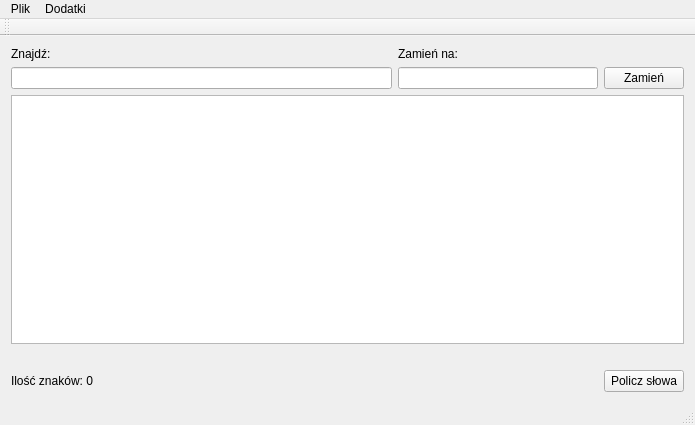
<?xml version="1.0" encoding="UTF-8"?>
<ui version="4.0">
 <class>MainWindow</class>
 <widget class="QMainWindow" name="MainWindow">
  <property name="geometry">
   <rect>
    <x>0</x>
    <y>0</y>
    <width>695</width>
    <height>425</height>
   </rect>
  </property>
  <property name="windowTitle">
   <string>Notatnik</string>
  </property>
  <property name="windowIcon">
   <iconset>
    <normaloff>../../feather.png</normaloff>../../feather.png</iconset>
  </property>
  <widget class="QWidget" name="centralWidget">
   <layout class="QGridLayout" name="gridLayout">
    <item row="1" column="2">
     <widget class="QPushButton" name="pb_changeTo">
      <property name="maximumSize">
       <size>
        <width>100</width>
        <height>16777215</height>
       </size>
      </property>
      <property name="text">
       <string>Zamień</string>
      </property>
     </widget>
    </item>
    <item row="1" column="0">
     <widget class="QLineEdit" name="find">
      <property name="maximumSize">
       <size>
        <width>16777215</width>
        <height>16777215</height>
       </size>
      </property>
     </widget>
    </item>
    <item row="2" column="0" colspan="3">
     <widget class="QTextEdit" name="textEdit"/>
    </item>
    <item row="1" column="1">
     <widget class="QLineEdit" name="changeTo">
      <property name="minimumSize">
       <size>
        <width>0</width>
        <height>0</height>
       </size>
      </property>
      <property name="maximumSize">
       <size>
        <width>200</width>
        <height>16777215</height>
       </size>
      </property>
     </widget>
    </item>
    <item row="3" column="0" colspan="3">
     <spacer name="horizontalSpacer">
      <property name="orientation">
       <enum>Qt::Horizontal</enum>
      </property>
      <property name="sizeHint" stdset="0">
       <size>
        <width>40</width>
        <height>20</height>
       </size>
      </property>
     </spacer>
    </item>
    <item row="0" column="0">
     <widget class="QLabel" name="label_find">
      <property name="text">
       <string>Znajdź:</string>
      </property>
     </widget>
    </item>
    <item row="0" column="1">
     <widget class="QLabel" name="label_changeTo">
      <property name="text">
       <string>Zamień na:</string>
      </property>
     </widget>
    </item>
    <item row="5" column="0">
     <widget class="QLabel" name="label_charCounter">
      <property name="maximumSize">
       <size>
        <width>150</width>
        <height>16777215</height>
       </size>
      </property>
      <property name="text">
       <string>Ilość znaków: 0</string>
      </property>
     </widget>
    </item>
    <item row="5" column="2">
     <widget class="QPushButton" name="pb_wordsCounter">
      <property name="text">
       <string>Policz słowa</string>
      </property>
     </widget>
    </item>
   </layout>
  </widget>
  <widget class="QMenuBar" name="menuBar">
   <property name="geometry">
    <rect>
     <x>0</x>
     <y>0</y>
     <width>695</width>
     <height>20</height>
    </rect>
   </property>
   <widget class="QMenu" name="menuPlik">
    <property name="title">
     <string>Plik</string>
    </property>
    <addaction name="actionOtw_rz"/>
    <addaction name="actionZapisz"/>
    <addaction name="actionZapisz_jako"/>
    <addaction name="actionZamknij"/>
   </widget>
   <widget class="QMenu" name="menuNarz_dzia">
    <property name="title">
     <string>Dodatki</string>
    </property>
    <addaction name="actionPoprawianie_tekstu"/>
   </widget>
   <addaction name="menuPlik"/>
   <addaction name="menuNarz_dzia"/>
  </widget>
  <widget class="QToolBar" name="mainToolBar">
   <attribute name="toolBarArea">
    <enum>TopToolBarArea</enum>
   </attribute>
   <attribute name="toolBarBreak">
    <bool>false</bool>
   </attribute>
  </widget>
  <widget class="QStatusBar" name="statusBar"/>
  <action name="actionOtw_rz">
   <property name="text">
    <string>Otwórz</string>
   </property>
   <property name="shortcut">
    <string>Ctrl+O</string>
   </property>
  </action>
  <action name="actionZapisz_jako">
   <property name="text">
    <string>Zapisz jako...</string>
   </property>
   <property name="shortcut">
    <string>Ctrl+Alt+Ś</string>
   </property>
  </action>
  <action name="actionZapisz">
   <property name="text">
    <string>Zapisz</string>
   </property>
   <property name="shortcut">
    <string>Ctrl+S</string>
   </property>
  </action>
  <action name="actionZamknij">
   <property name="text">
    <string>Zamknij</string>
   </property>
  </action>
  <action name="actionZdania_od_wielkiej_litery">
   <property name="text">
    <string>Zrób wszystkie zdania od nowej litery</string>
   </property>
  </action>
  <action name="actionPoprawianie_tekstu">
   <property name="text">
    <string>Poprawianie tekstu</string>
   </property>
  </action>
 </widget>
 <layoutdefault spacing="6" margin="11"/>
 <resources/>
 <connections/>
</ui>
